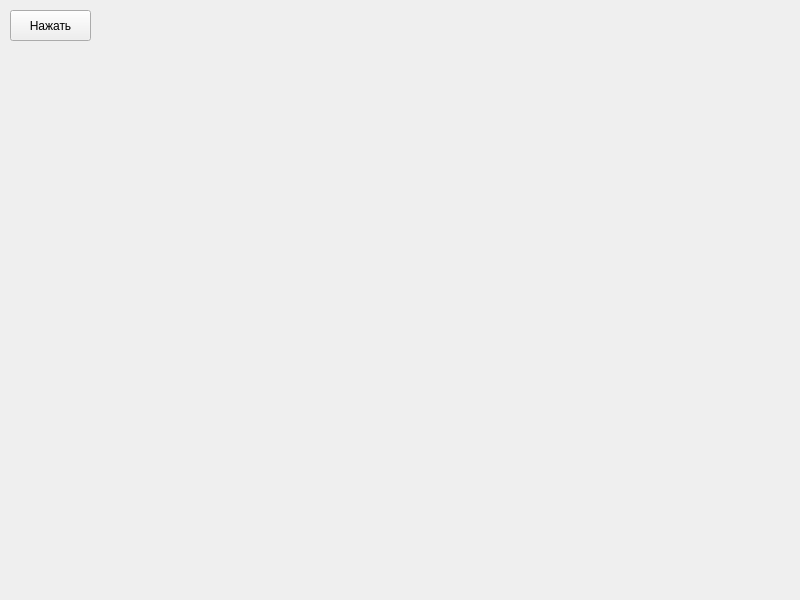
<?xml version="1.0" encoding="UTF-8"?>
<ui version="4.0">
 <class>Form</class>
 <widget class="QWidget" name="Form">
  <property name="geometry">
   <rect>
    <x>0</x>
    <y>0</y>
    <width>800</width>
    <height>600</height>
   </rect>
  </property>
  <property name="windowTitle">
   <string>Form</string>
  </property>
  <widget class="QPushButton" name="pushButton">
   <property name="geometry">
    <rect>
     <x>10</x>
     <y>10</y>
     <width>81</width>
     <height>31</height>
    </rect>
   </property>
   <property name="text">
    <string>Нажать</string>
   </property>
  </widget>
 </widget>
 <resources/>
 <connections/>
</ui>
